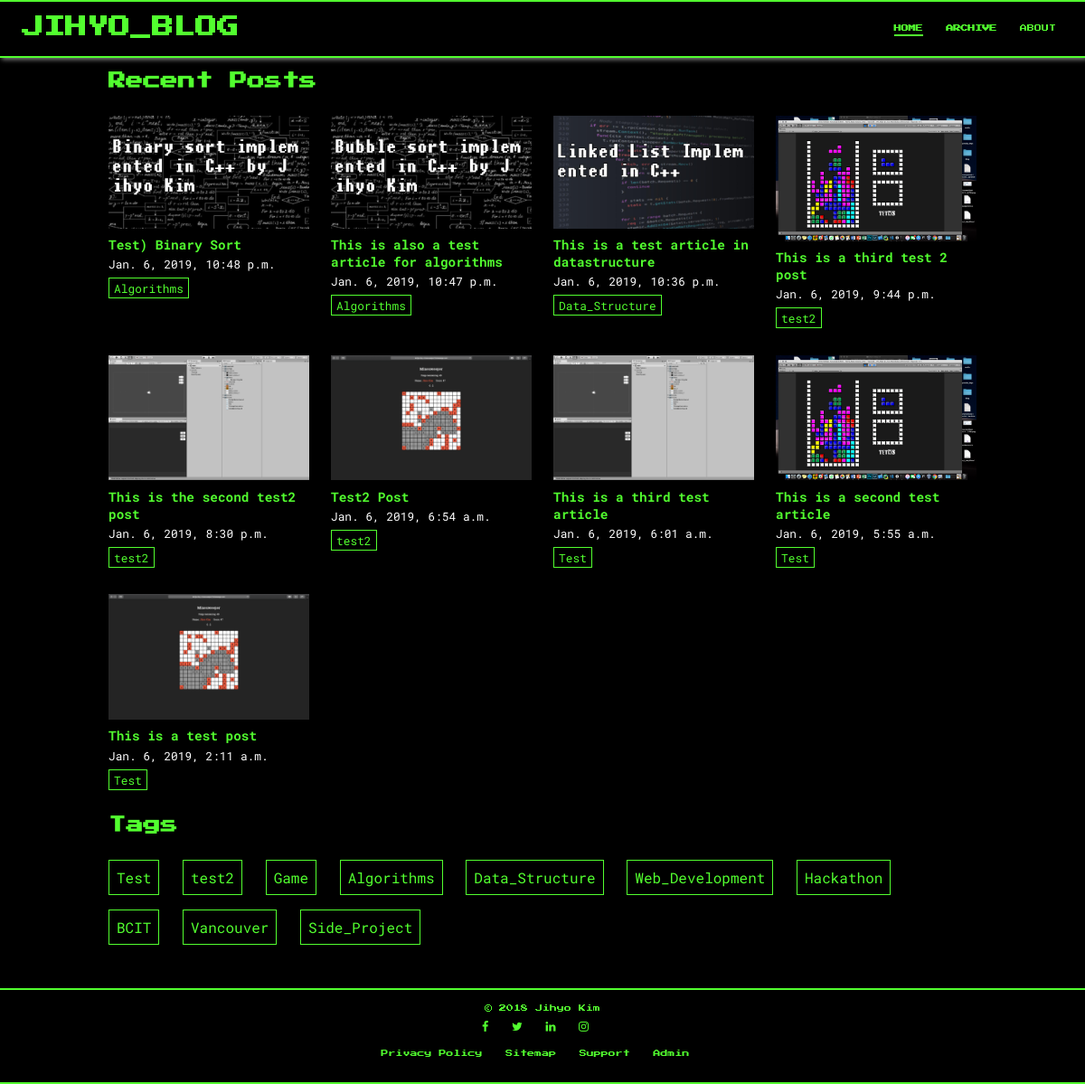
The page / on the database its author committed.
### blog/models.py (models this page shows, shortened)
class Post(models.Model):
    title = models.CharField(max_length=100)
    pub_date = models.DateTimeField('date published', default=timezone.now)
    tag = models.ForeignKey('Tag', null=True, blank=True, on_delete=models.CASCADE)
    thumbnail = models.FileField(null=True, blank=True)
    content = models.TextField()

class Tag(models.Model):
    name = models.CharField(max_length=200)
    def __str__(self):
        return self.name

### blog/views.py (the view)
# urls.py: path('', views.index, name='index'),
def index(request):
    context = {
        'all_posts': Post.objects.all().order_by('-pub_date')[:9],
        'all_tags': Tag.objects.all(),
    }
    return render(request, 'blog/main_page.html', context=context)

### blog/templates/blog/main_page.html (shortened to what this page needs)
{% load static %}
<!DOCTYPE html>
<html lang="en">
<head>
    <link rel="stylesheet" href="{% static 'blog/css/main_page_style.css' %}">
    <link rel="stylesheet" href="https://cdnjs.cloudflare.com/ajax/libs/font-awesome/4.7.0/css/font-awesome.min.css">
</head>
<body>
    <div id="top-nav-bar">
        <span id="main-logo">JIHYO_BLOG</span>
        <ul id="menu">
            <li class="nav-list"><a href="{% url 'blog:index' %}" id="nav-home">HOME</a></li>
            <li class="nav-list"><a href="{% url 'blog:archive' %}" id="nav-archive">ARCHIVE</a></li>
            <li class="nav-list"><a href="{% url 'blog:about' %}" id="nav-about">ABOUT</a></li>
        </ul>
        <ul id="dropdown-menu">
            <li class="nav-list"><a href="{% url 'blog:index' %}">HOME</a></li>
            <li class="nav-list"><a href="{% url 'blog:archive' %}">ARCHIVE</a></li>
            <li class="nav-list"><a href="{% url 'blog:about' %}">ABOUT</a></li>
        </ul>
    </div>
    {% block content %}
    <div id="main-body">
        <div id="post-list">
            <h3 class="section-heading">Recent Posts</h3>
            <ul id="posts">
                {% for post in all_posts %}
                <li class="post">
                    <a href="{% url 'blog:detail' post.id%}">
                        <img src="{{ post.thumbnail.url }}" alt="">
                        <p>
                            <ul>
                                <li class="title">{{ post.title }}</li>
                                <li class="date">{{ post.pub_date }}</li>
                                <li class="tags">
                                    <span>{{post.tag}}</span>
                                </li>
                            </ul>
                        </p>
                    </a>
                </li>
                {% endfor %}
            </ul>
        </div>
        <div id="tags">
            <h3 class="section-heading">Tags</h3>
            <ul>
                {% for tag in all_tags %}
                <li>{{ tag }}</li>
                {% endfor %}
            </ul>
        </div>
        {% endblock %}
    </div>
    <div id="footer">
        <p id="copyright">&copy; 2018 Jihyo Kim</p>
        <ul id="footer-social-media">
            <li><a href="#" class="fa fa-facebook"></a></li>
            <li><a href="#" class="fa fa-twitter"></a></li>
            <li><a href="#" class="fa fa-linkedin"></a></li>
            <li><a href="#" class="fa fa-instagram"></a></li>
        </ul>
        <ul id="footer-second-list">
            <li><a href="#">Privacy Policy</a></li>
            <li><a href="#">Sitemap</a></li>
            <li><a href="#">Support</a></li>
            <li><a href="{% url 'blog:view_admin' %}">Admin</a></li>
        </ul>
    </div>
</body>
</html>

### blog/static/blog/css/main_page_style.css (style rules this page uses)
* { margin: 0; padding: 0; font-family: 'Roboto Mono', monospace; color: rgb(82, 255, 47); }
body { background-color: black; }
ul { list-style: none; }
a { text-decoration: none; color: black; }
#top-nav-bar { background-color: black; border-top: 2px solid rgb(82, 255, 47); border-bottom: 2px solid rgb(82, 255, 47); position: fixed; top: 0; width: 100%; color: rgb(82, 255, 47); padding-top: 1em; padding-bottom: 1em; box-shadow: 2px 2px 5px grey; }
#menu { display: none; }
#dropdown-menu { display: none; }
#top-nav-bar li { text-align: center; border-bottom: 1px solid rgb(82, 255, 47); padding-bottom: .5em; padding-top: .5em; }
#main-logo { font-family: 'Press Start 2P', cursive; font-size: 1.5em; font-weight: bold; margin-left: 1em; color: rgb(82, 255, 47); }
#top-nav-bar a { font-family: 'Press Start 2P', cursive; color: rgb(82, 255, 47); font-size: .5em; }
#main-body { width: 80%; max-width: 60em; margin: 0 auto; margin-top: 5em; }
.section-heading { font-family: 'Press Start 2P', cursive; font-size: 1.2em; }
#post-list h3 { margin-bottom: 1.5em; }
.post { margin-bottom: 2em; }
.post img { width: 100%; }
.post .title { font-size: .9em; font-weight: bold; color: rgb(82, 255, 47); text-align: left; margin-bottom: .3em; margin-top: .3em; }
.post .date { font-size: .8em; color: rgb(255, 255, 255); margin-bottom: .5em; }
.post .tags span { color: rgb(82, 255, 47); font-size: .8em; padding: .2em .4em; border: 1px solid rgb(82, 255, 47); }
#tags { margin-bottom: 2em; }
#tags h3 { margin-bottom: 1.5em; }
#tags li { display: inline-block; padding: .5em; color: rgb(82, 255, 47); margin-right: 1em; margin-bottom: 1em; border: 1px solid rgb(82, 255, 47); }
#footer { background-color: rgb(0, 0, 0); border-top: 2px solid rgb(82, 255, 47); border-bottom: 2px solid rgb(82, 255, 47); padding: 1em; text-align: center; margin-top: 1em; }
#footer p { margin-bottom: .5em; }
#footer ul { margin-bottom: .5em; }
#footer p, #footer a { color: rgb(82, 255, 47); font-size: .8em; }
#footer p, #footer-second-list a { font-family: 'Press Start 2P', cursive; font-size: .5em; }
#footer li { display: inline; margin-right: 1em; }
@media screen and (min-width: 500px) { #posts { display: grid; grid-template-columns: 1fr 1fr; grid-column-gap: 1.5em; } }
@media screen and (min-width: 500px) { #top-nav-bar { padding-bottom: 1em; } }
@media screen and (min-width: 500px) { #top-nav-bar ul { display: inline; position: absolute; right: 0; margin-right: 1em; } }
@media screen and (min-width: 500px) { #top-nav-bar li { display: inline; margin-right: 1em; border-bottom: none; } }
@media screen and (min-width: 500px) { #top-nav-bar .nav-list.selected { border-bottom: 2px solid rgb(82, 255, 47); padding-bottom: 3px; } }
@media screen and (min-width: 650px) { #posts { display: grid; grid-template-columns: 1fr 1fr 1fr; grid-column-gap: 1.5em; } }
@media screen and (min-width: 900px) { #posts { display: grid; grid-template-columns: 1fr 1fr 1fr 1fr; grid-column-gap: 1.5em; } }

### rows shown on the page
Post: thumbnail (picture), title "Test) Binary Sort", pub_date "Jan. 6, 2019, 10:48 p.m.", tag "Algorithms"
Post: thumbnail (picture), title "This is also a test article for algorithms", pub_date "Jan. 6, 2019, 10:47 p.m.", tag "Algorithms"
Post: thumbnail (picture), title "This is a test article in datastructure", pub_date "Jan. 6, 2019, 10:36 p.m.", tag "Data_Structure"
Post: thumbnail (picture), title "This is a third test 2 post", pub_date "Jan. 6, 2019, 9:44 p.m.", tag "test2"
Post: thumbnail (picture), title "This is the second test2 post", pub_date "Jan. 6, 2019, 8:30 p.m.", tag "test2"
Post: thumbnail (picture), title "Test2 Post", pub_date "Jan. 6, 2019, 6:54 a.m.", tag "test2"
Post: thumbnail (picture), title "This is a third test article", pub_date "Jan. 6, 2019, 6:01 a.m.", tag "Test"
Post: thumbnail (picture), title "This is a second test article", pub_date "Jan. 6, 2019, 5:55 a.m.", tag "Test"
Post: thumbnail (picture), title "This is a test post", pub_date "Jan. 6, 2019, 2:11 a.m.", tag "Test"
Tag: name "Test"
Tag: name "test2"
Tag: name "Game"
Tag: name "Algorithms"
Tag: name "Data_Structure"
Tag: name "Web_Development"
Tag: name "Hackathon"
Tag: name "BCIT"
Tag: name "Vancouver"
Tag: name "Side_Project"
